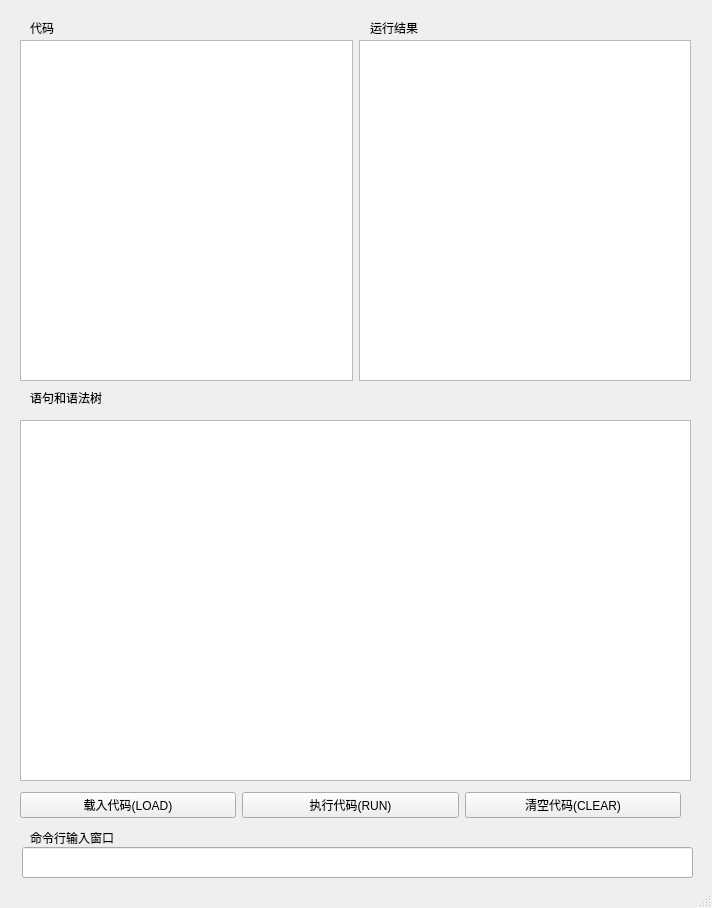
<?xml version="1.0" encoding="UTF-8"?>
<ui version="4.0">
 <class>MainWindow</class>
 <widget class="QMainWindow" name="MainWindow">
  <property name="enabled">
   <bool>true</bool>
  </property>
  <property name="geometry">
   <rect>
    <x>0</x>
    <y>0</y>
    <width>712</width>
    <height>908</height>
   </rect>
  </property>
  <property name="sizePolicy">
   <sizepolicy hsizetype="Fixed" vsizetype="Fixed">
    <horstretch>0</horstretch>
    <verstretch>0</verstretch>
   </sizepolicy>
  </property>
  <property name="minimumSize">
   <size>
    <width>712</width>
    <height>908</height>
   </size>
  </property>
  <property name="maximumSize">
   <size>
    <width>712</width>
    <height>908</height>
   </size>
  </property>
  <property name="windowTitle">
   <string>MainWindow</string>
  </property>
  <widget class="QWidget" name="centralwidget">
   <widget class="QLabel" name="label">
    <property name="geometry">
     <rect>
      <x>30</x>
      <y>20</y>
      <width>91</width>
      <height>16</height>
     </rect>
    </property>
    <property name="text">
     <string>代码</string>
    </property>
   </widget>
   <widget class="QLabel" name="label_2">
    <property name="geometry">
     <rect>
      <x>370</x>
      <y>20</y>
      <width>72</width>
      <height>15</height>
     </rect>
    </property>
    <property name="text">
     <string>运行结果</string>
    </property>
   </widget>
   <widget class="QWidget" name="horizontalLayoutWidget">
    <property name="geometry">
     <rect>
      <x>20</x>
      <y>40</y>
      <width>671</width>
      <height>341</height>
     </rect>
    </property>
    <layout class="QHBoxLayout" name="horizontalLayout">
     <item>
      <widget class="QTextBrowser" name="textBrowser"/>
     </item>
     <item>
      <widget class="QTextBrowser" name="result"/>
     </item>
    </layout>
   </widget>
   <widget class="QTextBrowser" name="brwoser">
    <property name="geometry">
     <rect>
      <x>20</x>
      <y>420</y>
      <width>671</width>
      <height>361</height>
     </rect>
    </property>
   </widget>
   <widget class="QWidget" name="horizontalLayoutWidget_2">
    <property name="geometry">
     <rect>
      <x>20</x>
      <y>790</y>
      <width>661</width>
      <height>31</height>
     </rect>
    </property>
    <layout class="QHBoxLayout" name="horizontalLayout_2">
     <item>
      <widget class="QPushButton" name="pushButton_3">
       <property name="text">
        <string>载入代码(LOAD)</string>
       </property>
      </widget>
     </item>
     <item>
      <widget class="QPushButton" name="pushButton_2">
       <property name="text">
        <string>执行代码(RUN)</string>
       </property>
      </widget>
     </item>
     <item>
      <widget class="QPushButton" name="pushButton">
       <property name="text">
        <string>清空代码(CLEAR)</string>
       </property>
      </widget>
     </item>
    </layout>
   </widget>
   <widget class="QLabel" name="label_3">
    <property name="geometry">
     <rect>
      <x>30</x>
      <y>390</y>
      <width>111</width>
      <height>16</height>
     </rect>
    </property>
    <property name="text">
     <string>语句和语法树</string>
    </property>
   </widget>
   <widget class="QLineEdit" name="lineEdit">
    <property name="geometry">
     <rect>
      <x>22</x>
      <y>847</y>
      <width>671</width>
      <height>31</height>
     </rect>
    </property>
    <property name="text">
     <string/>
    </property>
   </widget>
   <widget class="QLabel" name="label_4">
    <property name="geometry">
     <rect>
      <x>30</x>
      <y>830</y>
      <width>111</width>
      <height>16</height>
     </rect>
    </property>
    <property name="text">
     <string>命令行输入窗口</string>
    </property>
   </widget>
   <zorder>lineEdit</zorder>
   <zorder>label</zorder>
   <zorder>label_2</zorder>
   <zorder>horizontalLayoutWidget</zorder>
   <zorder>brwoser</zorder>
   <zorder>horizontalLayoutWidget_2</zorder>
   <zorder>label_3</zorder>
   <zorder>label_4</zorder>
  </widget>
  <widget class="QStatusBar" name="statusbar"/>
 </widget>
 <resources/>
 <connections/>
</ui>
